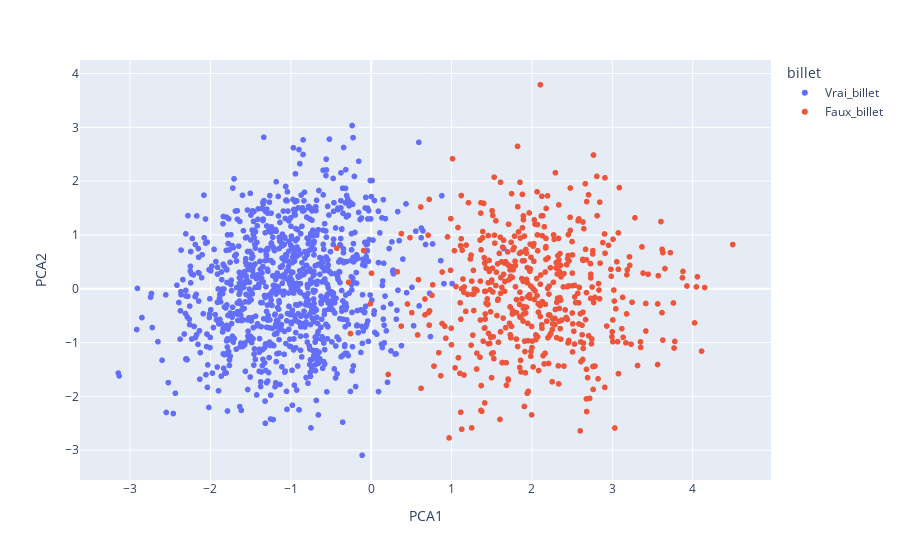

Notebook source saved alongside this figure:
### Code cell
# Projection sur le plan factoriel.

figure = px.scatter(df_new, x="PCA1", y="PCA2", color="billet" ,hover_data=['id_billet'])

figure.show()

### Figure 1 — Plotly figure (JSON) as saved in the notebook; plotly's stock layout.template omitted (floating-point values rounded to 4 significant figures; data arrays with more than 128 entries replaced by an {"elided": "..."} marker saying what was removed)
{"data": [{"customdata": {"elided": "1000x1 int values"}, "hovertemplate": "billet=Vrai_billet<br>PCA1=%{x}<br>PCA2=%{y}<br>id_billet=%{customdata[0]}<extra></extra>", "legendgroup": "Vrai_billet", "marker": {"color": "#636efa", "symbol": "circle"}, "mode": "markers", "name": "Vrai_billet", "showlegend": true, "type": "scattergl", "x": {"elided": "1000 float values"}, "xaxis": "x", "y": {"elided": "1000 float values"}, "yaxis": "y"}, {"customdata": {"elided": "500x1 int values"}, "hovertemplate": "billet=Faux_billet<br>PCA1=%{x}<br>PCA2=%{y}<br>id_billet=%{customdata[0]}<extra></extra>", "legendgroup": "Faux_billet", "marker": {"color": "#EF553B", "symbol": "circle"}, "mode": "markers", "name": "Faux_billet", "showlegend": true, "type": "scattergl", "x": {"elided": "500 float values"}, "xaxis": "x", "y": {"elided": "500 float values"}, "yaxis": "y"}], "layout": {"legend": {"title": {"text": "billet"}, "tracegroupgap": 0}, "margin": {"t": 60}, "xaxis": {"anchor": "y", "domain": [0, 1], "title": {"text": "PCA1"}}, "yaxis": {"anchor": "x", "domain": [0, 1], "title": {"text": "PCA2"}}}}
